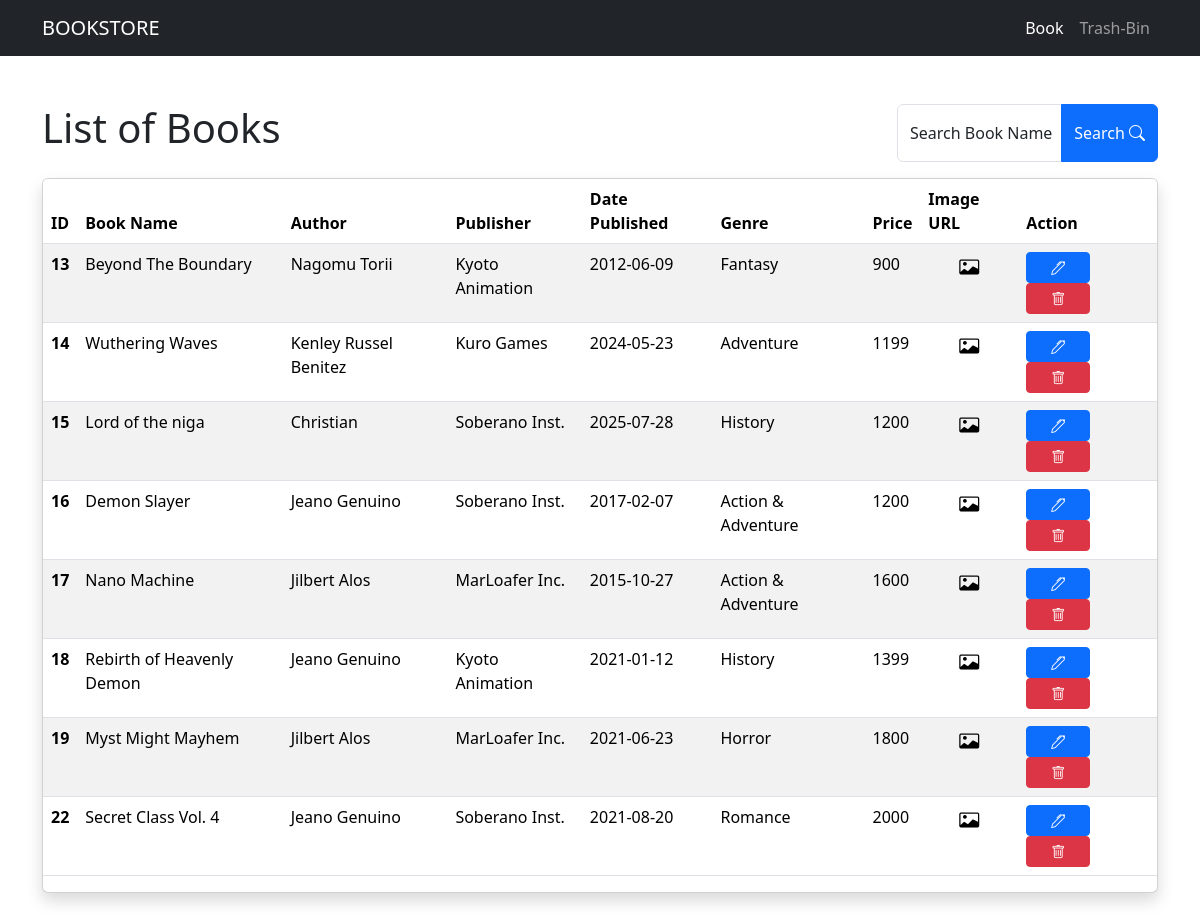
The page /navigation/bookManagement.php on the database as committed earlier.
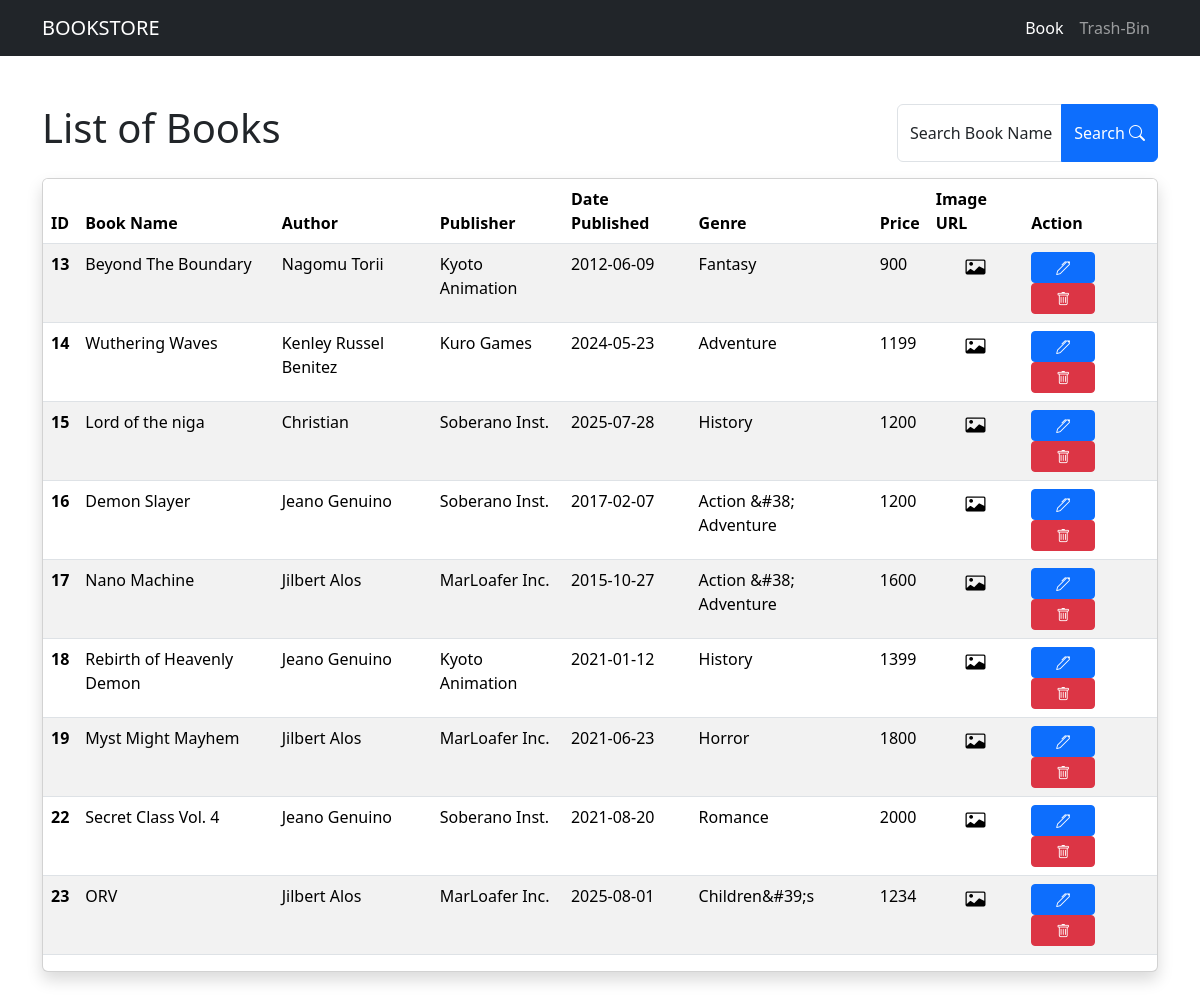
The same page on the database as committed later.
### tables this page shows
CREATE TABLE `book_table` (
  `_id` int(11) NOT NULL,
  `name` varchar(50) NOT NULL,
  `author` varchar(50) NOT NULL,
  `image` varchar(255) NOT NULL,
  `date_published` varchar(20) NOT NULL,
  `publisher` varchar(50) NOT NULL,
  `genre` varchar(50) NOT NULL,
  `price` int(11) NOT NULL,
  `is_deleted` tinyint(1) NOT NULL DEFAULT 0,
  `deleted_at` datetime DEFAULT NULL,
  `wiki` varchar(255) DEFAULT NULL
);

### navigation/bookManagement.php (the view, shortened to what this page needs)
<?php
require "../config/config.php";
$active_page = "book";
?>
<?php
$allBooks = null;
if (isset($_GET["query"])) {
    $query = trim($_GET["query"]);
    try {
        $search = $conn->prepare("SELECT * FROM book_table WHERE name LIKE :query;");
        $queryWildcard = "%" . $query ."%";
        $search->execute([":query" => $queryWildcard]);
        $allBooks = $search->fetchAll(PDO::FETCH_OBJ);
    }
    catch (Exception $e) {
        echo "Failed to load data: ". $e->getMessage();
    }
}else {
    $book = $conn->prepare("SELECT * FROM book_table WHERE is_deleted = FALSE;");
    $book->execute();
    $allBooks = $book->fetchAll(PDO::FETCH_OBJ);
}
?>
<!DOCTYPE html>
<html lang="en">
<head>
    <link rel="stylesheet" href="https://cdn.jsdelivr.net/npm/bootstrap-icons@1.13.1/font/bootstrap-icons.min.css">
    <link href="https://cdn.jsdelivr.net/npm/bootstrap@5.3.7/dist/css/bootstrap.min.css" rel="stylesheet">
</head>
<body>
    <?php include("../utils/header.php") ?>
    <main>
        <section class="container my-5">
            <div class="row mb-3">
                <div class="col-sm-6 col-md-8 col-xl-9">
                    <h1>List of Books</h1>
                </div>
                <div class="col-sm-6 col-md-4 col-xl-3">
                    <form action="bookManagement.php" method="GET">
                        <div class="input-group">
                            <div class="form-floating flex-grow-1"> <input type="text" name="query" id="searchbar" class="form-control" placeholder="Search Book" value="<?php echo htmlspecialchars($_GET['query'] ?? ''); ?>">
                                <label for="searchbar">Search Book Name</label>
                            </div>
                            <button class="btn btn-primary" type="submit">
                                Search <i class="bi bi-search"></i>
                            </button>
                        </div>
                    </form>
                </div>
            </div>
            <div class="card table-responsive shadow">
                <table class="table table-striped">
                    <thead>
                        <tr>
                            <th scope="col">ID</th>
                            <th scope="col">Book Name</th>
                            <th scope="col">Author</th>
                            <th scope="col">Publisher</th>
                            <th scope="col">Date Published</th>
                            <th scope="col">Genre</th>
                            <th scope="col">Price</th>
                            <th scope="col">Image URL</th>
                            <th scope="col">Action</th>
                        </tr>
                    </thead>
                    <tbody>
                        <?php foreach ($allBooks as $book): ?>
                            <tr>
                                <th scope="row"><?php echo $book->_id ?></th>
                                <td><?php echo $book->name ?></td>
                                <td><?php echo $book->author ?></td>
                                <td><?php echo $book->publisher ?></td>
                                <td><?php echo $book->date_published ?></td>
                                <td><?php echo $book->genre ?></td>
                                <td><?php echo $book->price ?></td>
                                <td class="text-center fs-5"><i class="bi bi-card-image"></i></td>
                                <td>
                                    <a href="../crud/update.php?upd_id=<?php echo $book->_id; ?>" class="btn btn-primary btn-sm px-4"><i class="bi bi-pen"></i></a>
                                    <a href="../crud/delete.php?del_id=<?php echo $book->_id; ?>" class="btn btn-danger btn-sm px-4"><i class="bi bi-trash"></i></a>
                                </td>
                            </tr>
                        <?php endforeach; ?>
                    </tbody>
                </table>
            </div>
        </section>
    </main>
</body>
</html>

### utils/header.php (shortened to what this page needs)
<header>
        <nav class="navbar navbar-expand-sm navbar-dark bg-dark">
        <div class="container">
            <a class="navbar-brand text-uppercase" href="/Bootstrap practice/index.php">BookStore</a>
            <div class="collapse navbar-collapse" id="navbarSupportedContent">
                <ul class="navbar-nav ms-auto">
                    <li class="nav-item">
                        <a class="nav-link <?php echo ($active_page == 'book') ? 'active' : null; ?> " href="/Bootstrap practice/navigation/bookManagement.php">Book</a>
                    </li>
                    <li class="nav-item">
                        <a class="nav-link <?php echo ($active_page == 'trash') ? 'active' : null; ?> " href="/Bootstrap practice/navigation/trashBin.php">Trash-Bin</a>
                    </li>
                </ul>
            </div>
        </div>
    </nav>
    </header>

Rows that differ between the two databases and show on the page:
changed book_table "Demon Slayer": genre "Action & Adventure" → "Action &#38; Adventure"
changed book_table "Nano Machine": genre "Action & Adventure" → "Action &#38; Adventure"
added book_table: _id "23", name "ORV", author "Jilbert Alos", publisher "MarLoafer Inc.", date_published "2025-08-01", genre "Children&#39;s", price "1234"
